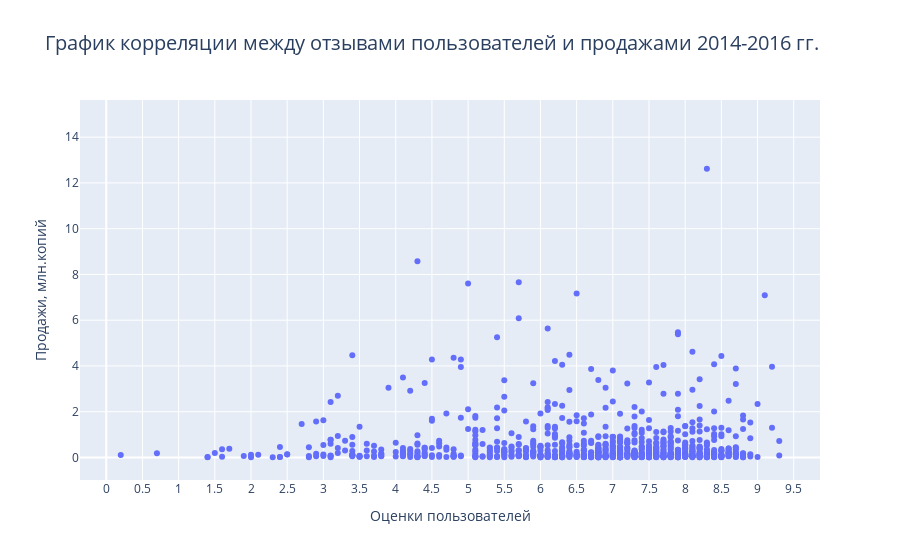

The notebook cell saved with this chart:
### Markdown cell above
# Поиск взаимосвязей в данных.
## Оценки и продажи. 
Посмотрим какими оценками пользователей, оценками критиков и рейтингом обладают игры, а конкретно игры с высокими продажами.   

Есть ли корреляция?
### Отзывы пользователей.

### Code cell
#график 
fig = go.Figure()

fig.add_trace(go.Scatter(x=df['user_score'], y=df['total_sales'], mode='markers'))
     
fig.update_layout(
      title_text='График корреляции между отзывами пользователей и продажами 2014-2016 гг.',
      title_font_size=20,
      yaxis_title='Продажи, млн.копий',
      xaxis_title='Оценки пользователей',
      xaxis=dict(dtick=0.5)
 )

fig.show()

### Figure 1 — Plotly figure (JSON) as saved in the notebook; plotly's stock layout.template omitted (floating-point values rounded to 4 significant figures; data arrays with more than 128 entries replaced by an {"elided": "..."} marker saying what was removed)
{"data": [{"mode": "markers", "type": "scatter", "x": {"elided": "1689 float values"}, "y": {"elided": "1689 float values"}}], "layout": {"title": {"font": {"size": 20}, "text": "График корреляции между отзывами пользователей и продажами 2014-2016 гг."}, "xaxis": {"dtick": 0.5, "title": {"text": "Оценки пользователей"}}, "yaxis": {"title": {"text": "Продажи, млн.копий"}}}}
